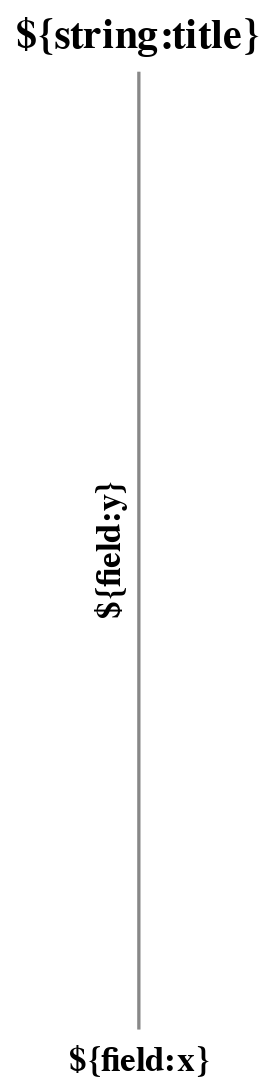

Vega-Lite specification for this chart:
### Vega-Lite specification from a JSON file in a GitHub repository (floating-point values rounded to 4 significant figures)
{"$schema": "https://vega.github.io/schema/vega-lite/v4.json", "description": "Scatter plot with nominal x-values that are sorted by y-value", "data": {"name": "wandb"}, "transform": [{"calculate": "if('${field:groupKey}' === ''  || datum['${field:groupKey}'] === '', datum.name, datum['${field:groupKey}'])", "as": "groupKey"}, {"groupby": ["${field:x}", "groupKey"], "joinaggregate": [{"op": "average", "field": "${field:y}", "as": "averagedY"}]}], "title": "${string:title}", "layer": [{"mark": {"type": "point", "size": 30, "filled": true, "tooltip": {"content": "encoding"}}, "encoding": {"x": {"field": "${field:x}", "type": "ordinal", "sort": "-y", "axis": {"title": "${field:x}"}}, "y": {"field": "averagedY", "type": "quantitative", "axis": {"title": "${field:y}"}, "scale": {"zero": false}}, "color": {"field": "groupKey", "type": "nominal", "scale": {"range": "category"}, "legend": {"title": null}}}}, {"mark": {"type": "point", "size": 10, "opacity": 0.3, "strokeWidth": 1}, "encoding": {"x": {"field": "${field:x}", "type": "ordinal", "sort": null, "axis": {"title": "${field:x}"}}, "y": {"field": "${field:y}", "type": "quantitative", "axis": {"title": "${field:y}"}, "scale": {"zero": false}}, "color": {"field": "groupKey", "type": "nominal", "scale": {"range": "category"}, "legend": {"title": null}}}}]}
